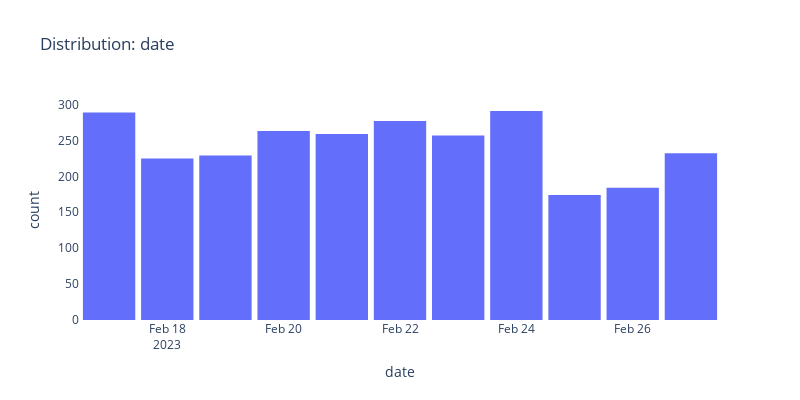

The code cell stored with this chart in its notebook:
### Code cell
rescaled = from_pickle(filename=f"{DATA_FOLDER}/rescaled_int{VERSION}.pkl")
print(rescaled.shape)
display(rescaled.head(1))

print_dist(data=rescaled, var='date', w=800, h=400)

### Figure 1 — Plotly figure (JSON) as saved in the notebook; plotly's stock layout.template omitted (floating-point values rounded to 4 significant figures; data arrays with more than 128 entries replaced by an {"elided": "..."} marker saying what was removed)
{"data": [{"alignmentgroup": "True", "bingroup": "x", "hovertemplate": "date=%{x}<br>count=%{y}<extra></extra>", "legendgroup": "", "marker": {"color": "#636efa", "pattern": {"shape": ""}}, "name": "", "offsetgroup": "", "orientation": "v", "showlegend": false, "type": "histogram", "x": {"elided": "2680 str values"}, "xaxis": "x", "yaxis": "y"}], "layout": {"bargap": 0.1, "barmode": "relative", "height": 400, "legend": {"tracegroupgap": 0}, "paper_bgcolor": "rgba(0,0,0,0)", "plot_bgcolor": "rgba(0,0,0,0)", "title": {"text": "Distribution: date"}, "width": 800, "xaxis": {"anchor": "y", "domain": [0, 1], "title": {"text": "date"}}, "yaxis": {"anchor": "x", "domain": [0, 1], "title": {"text": "count"}}}}
